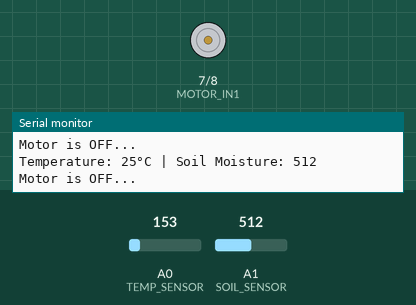
This sketch was run on a simulated Arduino Uno, built with avr-gcc and run on an emulated ATmega328P. Shown: motor-driver pin pairs drawn as motors (green arrow = first pin HIGH = forward, orange = second pin HIGH = backward, longer = more drive, scaled by the enable pin), the last lines printed to the serial monitor. Inputs (shaded band) come from the test bench; at power-on: A0 (TEMP_SENSOR) = 153, A1 (SOIL_SENSOR) = 512.

Above: at 2.8 s.
2.9 s: A0 (TEMP_SENSOR) set to 173
5.6 s: A0 (TEMP_SENSOR) set to 201
At 6.9 s:
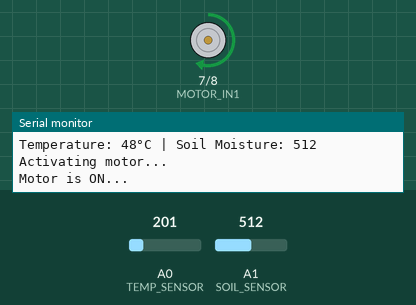
Timing chart, 0 to 8.6 s (numbered marks = the images above; inputs shaded):
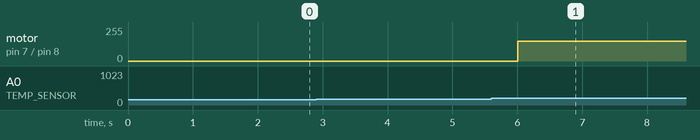

The sketch:

automatic_pump_w_small_scale_agriprobe1.ino
```cpp
int baselineTemp = 40;
int celsius = 0;
int fahrenheit = 0;

#define TEMP_SENSOR A0  // TMP36 connected to Analog A0
#define SOIL_SENSOR A1  // Soil Moisture Sensor connected to Analog A1
#define MOTOR_IN1 7     // L293D Motor - Direction 1
#define MOTOR_IN2 8     // L293D Motor - Direction 2
#define MOTOR_PWM 9     // PWM speed control

const int soilMoistureThreshold = 400;
void setup() {
  Serial.begin(9600);


  pinMode(TEMP_SENSOR, INPUT);
  pinMode(SOIL_SENSOR, INPUT);


  pinMode(MOTOR_IN1, OUTPUT);
  pinMode(MOTOR_IN2, OUTPUT);
  pinMode(MOTOR_PWM, OUTPUT);
}

void loop() {

  int tempReading = analogRead(TEMP_SENSOR);
  celsius = map(((tempReading - 20) * 3.04), 0, 1023, -40, 125);

  fahrenheit = ((celsius * 9) / 5 + 32);

  int soilMoisture = analogRead(SOIL_SENSOR);

  // Print sensor data to Serial Monitor
  Serial.print("Temperature: ");
  Serial.print(celsius);
  Serial.print("°C | Soil Moisture: ");
  Serial.println(soilMoisture);

  // Condition to activate motor
  if (celsius >= baselineTemp || soilMoisture < soilMoistureThreshold) {
    Serial.println("Activating motor...");
    activateMotor();
  } else {
    stopMotor();
  }

  delay(2000);
}

void activateMotor() {
  digitalWrite(MOTOR_IN1, HIGH);
  digitalWrite(MOTOR_IN2, LOW);
  analogWrite(MOTOR_PWM, 150);

  Serial.println("Motor is ON...");
}

void stopMotor() {
  digitalWrite(MOTOR_IN1, LOW);
  digitalWrite(MOTOR_IN2, LOW);
  analogWrite(MOTOR_PWM, 0);

  Serial.println("Motor is OFF...");
}
```

Measured:
- the behaviour switches between 183 and 184 on A0 (TEMP_SENSOR) (found by bisection; images 0 and 1)
- after the input at 5.6 s, motor on pin 7 (MOTOR_IN1) / pin 8 (MOTOR_IN2): stopped → forward 150/255 after 0.40 s
